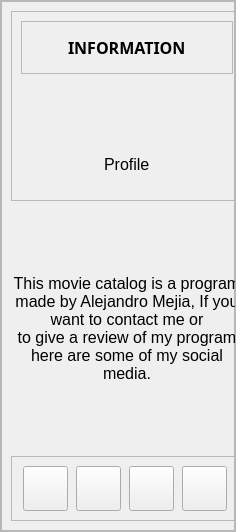
     <widget class="QFrame" name="frm_menu">
      <property name="sizePolicy">
       <sizepolicy hsizetype="Preferred" vsizetype="Preferred">
        <horstretch>0</horstretch>
        <verstretch>0</verstretch>
       </sizepolicy>
      </property>
      <property name="minimumSize">
       <size>
        <width>0</width>
        <height>0</height>
       </size>
      </property>
      <property name="maximumSize">
       <size>
        <width>0</width>
        <height>16777215</height>
       </size>
      </property>
      <property name="frameShape">
       <enum>QFrame::StyledPanel</enum>
      </property>
      <property name="frameShadow">
       <enum>QFrame::Raised</enum>
      </property>
      <layout class="QVBoxLayout" name="verticalLayout_12">
       <property name="spacing">
        <number>0</number>
       </property>
       <property name="leftMargin">
        <number>0</number>
       </property>
       <property name="topMargin">
        <number>0</number>
       </property>
       <property name="rightMargin">
        <number>0</number>
       </property>
       <property name="bottomMargin">
        <number>0</number>
       </property>
       <item alignment="Qt::AlignLeft">
        <widget class="QFrame" name="frm_information_content">
         <property name="sizePolicy">
          <sizepolicy hsizetype="Preferred" vsizetype="Expanding">
           <horstretch>0</horstretch>
           <verstretch>0</verstretch>
          </sizepolicy>
         </property>
         <property name="minimumSize">
          <size>
           <width>234</width>
           <height>530</height>
          </size>
         </property>
         <property name="frameShape">
          <enum>QFrame::StyledPanel</enum>
         </property>
         <property name="frameShadow">
          <enum>QFrame::Raised</enum>
         </property>
         <layout class="QVBoxLayout" name="verticalLayout_13">
          <item>
           <widget class="QFrame" name="frm_profile_information">
            <property name="minimumSize">
             <size>
              <width>232</width>
              <height>190</height>
             </size>
            </property>
            <property name="frameShape">
             <enum>QFrame::StyledPanel</enum>
            </property>
            <property name="frameShadow">
             <enum>QFrame::Raised</enum>
            </property>
            <layout class="QVBoxLayout" name="verticalLayout_11">
             <item>
              <widget class="QFrame" name="frm_information_lbl">
               <property name="minimumSize">
                <size>
                 <width>0</width>
                 <height>0</height>
                </size>
               </property>
               <property name="frameShape">
                <enum>QFrame::StyledPanel</enum>
               </property>
               <property name="frameShadow">
                <enum>QFrame::Raised</enum>
               </property>
               <layout class="QVBoxLayout" name="verticalLayout_7">
                <item alignment="Qt::AlignHCenter">
                 <widget class="QLabel" name="lbl_information_title">
                  <property name="font">
                   <font>
                    <family>Yu Gothic</family>
                    <pointsize>12</pointsize>
                    <bold>true</bold>
                   </font>
                  </property>
                  <property name="text">
                   <string>INFORMATION</string>
                  </property>
                 </widget>
                </item>
               </layout>
              </widget>
             </item>
             <item alignment="Qt::AlignHCenter">
              <widget class="QLabel" name="lbl_profile_image_information">
               <property name="maximumSize">
                <size>
                 <width>100</width>
                 <height>100</height>
                </size>
               </property>
               <property name="text">
                <string/>
               </property>
               <property name="pixmap">
                <pixmap>../images/profile.png</pixmap>
               </property>
               <property name="scaledContents">
                <bool>true</bool>
               </property>
              </widget>
             </item>
             <item alignment="Qt::AlignHCenter">
              <widget class="QLabel" name="lbl_profile_name_information">
               <property name="font">
                <font>
                 <pointsize>12</pointsize>
                </font>
               </property>
               <property name="text">
                <string>Profile</string>
               </property>
              </widget>
             </item>
            </layout>
           </widget>
          </item>
          <item>
           <widget class="QLabel" name="lbl_information_text">
            <property name="sizePolicy">
             <sizepolicy hsizetype="Preferred" vsizetype="Expanding">
              <horstretch>0</horstretch>
              <verstretch>0</verstretch>
             </sizepolicy>
            </property>
            <property name="minimumSize">
             <size>
              <width>232</width>
              <height>155</height>
             </size>
            </property>
            <property name="font">
             <font>
              <pointsize>12</pointsize>
             </font>
            </property>
            <property name="text">
             <string>This movie catalog is a program made by Alejandro Mejia, If you want to contact me or
 to give a review of my program, here are some of my social media.</string>
            </property>
            <property name="scaledContents">
             <bool>false</bool>
            </property>
            <property name="alignment">
             <set>Qt::AlignCenter</set>
            </property>
            <property name="wordWrap">
             <bool>true</bool>
            </property>
           </widget>
          </item>
          <item alignment="Qt::AlignBottom">
           <widget class="QFrame" name="frm_social">
            <property name="minimumSize">
             <size>
              <width>232</width>
              <height>0</height>
             </size>
            </property>
            <property name="frameShape">
             <enum>QFrame::StyledPanel</enum>
            </property>
            <property name="frameShadow">
             <enum>QFrame::Raised</enum>
            </property>
            <layout class="QHBoxLayout" name="horizontalLayout_6">
             <item>
              <widget class="QPushButton" name="btn_github">
               <property name="minimumSize">
                <size>
                 <width>45</width>
                 <height>45</height>
                </size>
               </property>
               <property name="maximumSize">
                <size>
                 <width>45</width>
                 <height>45</height>
                </size>
               </property>
               <property name="cursor">
                <cursorShape>PointingHandCursor</cursorShape>
               </property>
               <property name="text">
                <string/>
               </property>
               <property name="icon">
                <iconset>
                 <normaloff>../images/github.svg</normaloff>../images/github.svg</iconset>
               </property>
               <property name="iconSize">
                <size>
                 <width>24</width>
                 <height>24</height>
                </size>
               </property>
              </widget>
             </item>
             <item>
              <widget class="QPushButton" name="btn_instagram">
               <property name="minimumSize">
                <size>
                 <width>45</width>
                 <height>45</height>
                </size>
               </property>
               <property name="maximumSize">
                <size>
                 <width>45</width>
                 <height>45</height>
                </size>
               </property>
               <property name="cursor">
                <cursorShape>PointingHandCursor</cursorShape>
               </property>
               <property name="text">
                <string/>
               </property>
               <property name="icon">
                <iconset>
                 <normaloff>../images/instagram.svg</normaloff>../images/instagram.svg</iconset>
               </property>
               <property name="iconSize">
                <size>
                 <width>24</width>
                 <height>24</height>
                </size>
               </property>
              </widget>
             </item>
             <item>
              <widget class="QPushButton" name="btn_facebook">
               <property name="minimumSize">
                <size>
                 <width>45</width>
                 <height>45</height>
                </size>
               </property>
               <property name="maximumSize">
                <size>
                 <width>45</width>
                 <height>45</height>
                </size>
               </property>
               <property name="cursor">
                <cursorShape>PointingHandCursor</cursorShape>
               </property>
               <property name="text">
                <string/>
               </property>
               <property name="icon">
                <iconset>
                 <normaloff>../images/facebook.svg</normaloff>../images/facebook.svg</iconset>
               </property>
               <property name="iconSize">
                <size>
                 <width>24</width>
                 <height>24</height>
                </size>
               </property>
              </widget>
             </item>
             <item>
              <widget class="QPushButton" name="btn_email">
               <property name="minimumSize">
                <size>
                 <width>45</width>
                 <height>45</height>
                </size>
               </property>
               <property name="maximumSize">
                <size>
                 <width>45</width>
                 <height>45</height>
                </size>
               </property>
               <property name="cursor">
                <cursorShape>PointingHandCursor</cursorShape>
               </property>
               <property name="text">
                <string/>
               </property>
               <property name="icon">
                <iconset>
                 <normaloff>../images/mail.svg</normaloff>../images/mail.svg</iconset>
               </property>
               <property name="iconSize">
                <size>
                 <width>24</width>
                 <height>24</height>
                </size>
               </property>
              </widget>
             </item>
            </layout>
           </widget>
          </item>
         </layout>
        </widget>
       </item>
      </layout>
     </widget>
